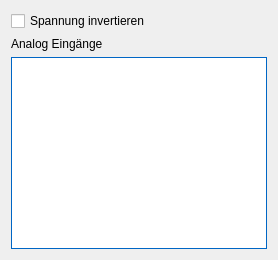
     <widget class="QWidget" name="tab_5" >
      <attribute name="title" >
       <string>Ghost Car</string>
      </attribute>
      <layout class="QGridLayout" >
       <item row="0" column="0" >
        <widget class="QCheckBox" name="checkBoxInvertVolt" >
         <property name="toolTip" >
          <string>Für negativ geregelte Bahnen</string>
         </property>
         <property name="text" >
          <string>Spannung invertieren</string>
         </property>
        </widget>
       </item>
       <item row="1" column="0" >
        <widget class="QLabel" name="label_28" >
         <property name="text" >
          <string>Analog Eingänge</string>
         </property>
        </widget>
       </item>
       <item row="2" column="0" >
        <widget class="QTableWidget" name="tableWidgetAnalogInputs" >
         <property name="palette" >
          <palette>
           <active>
            <colorrole role="WindowText" >
             <brush brushstyle="SolidPattern" >
              <color alpha="255" >
               <red>0</red>
               <green>0</green>
               <blue>0</blue>
              </color>
             </brush>
            </colorrole>
            <colorrole role="Button" >
             <brush brushstyle="SolidPattern" >
              <color alpha="255" >
               <red>0</red>
               <green>132</green>
               <blue>255</blue>
              </color>
             </brush>
            </colorrole>
            <colorrole role="Light" >
             <brush brushstyle="SolidPattern" >
              <color alpha="255" >
               <red>127</red>
               <green>194</green>
               <blue>255</blue>
              </color>
             </brush>
            </colorrole>
            <colorrole role="Midlight" >
             <brush brushstyle="SolidPattern" >
              <color alpha="255" >
               <red>63</red>
               <green>163</green>
               <blue>255</blue>
              </color>
             </brush>
            </colorrole>
            <colorrole role="Dark" >
             <brush brushstyle="SolidPattern" >
              <color alpha="255" >
               <red>0</red>
               <green>66</green>
               <blue>127</blue>
              </color>
             </brush>
            </colorrole>
            <colorrole role="Mid" >
             <brush brushstyle="SolidPattern" >
              <color alpha="255" >
               <red>0</red>
               <green>88</green>
               <blue>170</blue>
              </color>
             </brush>
            </colorrole>
            <colorrole role="Text" >
             <brush brushstyle="SolidPattern" >
              <color alpha="255" >
               <red>0</red>
               <green>0</green>
               <blue>0</blue>
              </color>
             </brush>
            </colorrole>
            <colorrole role="BrightText" >
             <brush brushstyle="SolidPattern" >
              <color alpha="255" >
               <red>255</red>
               <green>255</green>
               <blue>255</blue>
              </color>
             </brush>
            </colorrole>
            <colorrole role="ButtonText" >
             <brush brushstyle="SolidPattern" >
              <color alpha="255" >
               <red>0</red>
               <green>0</green>
               <blue>0</blue>
              </color>
             </brush>
            </colorrole>
            <colorrole role="Base" >
             <brush brushstyle="SolidPattern" >
              <color alpha="255" >
               <red>255</red>
               <green>255</green>
               <blue>255</blue>
              </color>
             </brush>
            </colorrole>
            <colorrole role="Window" >
             <brush brushstyle="SolidPattern" >
              <color alpha="255" >
               <red>0</red>
               <green>132</green>
               <blue>255</blue>
              </color>
             </brush>
            </colorrole>
            <colorrole role="Shadow" >
             <brush brushstyle="SolidPattern" >
              <color alpha="255" >
               <red>0</red>
               <green>0</green>
               <blue>0</blue>
              </color>
             </brush>
            </colorrole>
            <colorrole role="AlternateBase" >
             <brush brushstyle="SolidPattern" >
              <color alpha="255" >
               <red>127</red>
               <green>193</green>
               <blue>255</blue>
              </color>
             </brush>
            </colorrole>
           </active>
           <inactive>
            <colorrole role="WindowText" >
             <brush brushstyle="SolidPattern" >
              <color alpha="255" >
               <red>0</red>
               <green>0</green>
               <blue>0</blue>
              </color>
             </brush>
            </colorrole>
            <colorrole role="Button" >
             <brush brushstyle="SolidPattern" >
              <color alpha="255" >
               <red>0</red>
               <green>132</green>
               <blue>255</blue>
              </color>
             </brush>
            </colorrole>
            <colorrole role="Light" >
             <brush brushstyle="SolidPattern" >
              <color alpha="255" >
               <red>127</red>
               <green>194</green>
               <blue>255</blue>
              </color>
             </brush>
            </colorrole>
            <colorrole role="Midlight" >
             <brush brushstyle="SolidPattern" >
              <color alpha="255" >
               <red>63</red>
               <green>163</green>
               <blue>255</blue>
              </color>
             </brush>
            </colorrole>
            <colorrole role="Dark" >
             <brush brushstyle="SolidPattern" >
              <color alpha="255" >
               <red>0</red>
               <green>66</green>
               <blue>127</blue>
              </color>
             </brush>
            </colorrole>
            <colorrole role="Mid" >
             <brush brushstyle="SolidPattern" >
              <color alpha="255" >
               <red>0</red>
               <green>88</green>
               <blue>170</blue>
              </color>
             </brush>
            </colorrole>
            <colorrole role="Text" >
             <brush brushstyle="SolidPattern" >
              <color alpha="255" >
               <red>0</red>
               <green>0</green>
               <blue>0</blue>
              </color>
             </brush>
            </colorrole>
            <colorrole role="BrightText" >
             <brush brushstyle="SolidPattern" >
              <color alpha="255" >
               <red>255</red>
               <green>255</green>
               <blue>255</blue>
              </color>
             </brush>
            </colorrole>
            <colorrole role="ButtonText" >
             <brush brushstyle="SolidPattern" >
              <color alpha="255" >
               <red>0</red>
               <green>0</green>
               <blue>0</blue>
              </color>
             </brush>
            </colorrole>
            <colorrole role="Base" >
             <brush brushstyle="SolidPattern" >
              <color alpha="255" >
               <red>255</red>
               <green>255</green>
               <blue>255</blue>
              </color>
             </brush>
            </colorrole>
            <colorrole role="Window" >
             <brush brushstyle="SolidPattern" >
              <color alpha="255" >
               <red>0</red>
               <green>132</green>
               <blue>255</blue>
              </color>
             </brush>
            </colorrole>
            <colorrole role="Shadow" >
             <brush brushstyle="SolidPattern" >
              <color alpha="255" >
               <red>0</red>
               <green>0</green>
               <blue>0</blue>
              </color>
             </brush>
            </colorrole>
            <colorrole role="AlternateBase" >
             <brush brushstyle="SolidPattern" >
              <color alpha="255" >
               <red>127</red>
               <green>193</green>
               <blue>255</blue>
              </color>
             </brush>
            </colorrole>
           </inactive>
           <disabled>
            <colorrole role="WindowText" >
             <brush brushstyle="SolidPattern" >
              <color alpha="255" >
               <red>0</red>
               <green>66</green>
               <blue>127</blue>
              </color>
             </brush>
            </colorrole>
            <colorrole role="Button" >
             <brush brushstyle="SolidPattern" >
              <color alpha="255" >
               <red>0</red>
               <green>132</green>
               <blue>255</blue>
              </color>
             </brush>
            </colorrole>
            <colorrole role="Light" >
             <brush brushstyle="SolidPattern" >
              <color alpha="255" >
               <red>127</red>
               <green>194</green>
               <blue>255</blue>
              </color>
             </brush>
            </colorrole>
            <colorrole role="Midlight" >
             <brush brushstyle="SolidPattern" >
              <color alpha="255" >
               <red>63</red>
               <green>163</green>
               <blue>255</blue>
              </color>
             </brush>
            </colorrole>
            <colorrole role="Dark" >
             <brush brushstyle="SolidPattern" >
              <color alpha="255" >
               <red>0</red>
               <green>66</green>
               <blue>127</blue>
              </color>
             </brush>
            </colorrole>
            <colorrole role="Mid" >
             <brush brushstyle="SolidPattern" >
              <color alpha="255" >
               <red>0</red>
               <green>88</green>
               <blue>170</blue>
              </color>
             </brush>
            </colorrole>
            <colorrole role="Text" >
             <brush brushstyle="SolidPattern" >
              <color alpha="255" >
               <red>0</red>
               <green>66</green>
               <blue>127</blue>
              </color>
             </brush>
            </colorrole>
            <colorrole role="BrightText" >
             <brush brushstyle="SolidPattern" >
              <color alpha="255" >
               <red>255</red>
               <green>255</green>
               <blue>255</blue>
              </color>
             </brush>
            </colorrole>
            <colorrole role="ButtonText" >
             <brush brushstyle="SolidPattern" >
              <color alpha="255" >
               <red>0</red>
               <green>66</green>
               <blue>127</blue>
              </color>
             </brush>
            </colorrole>
            <colorrole role="Base" >
             <brush brushstyle="SolidPattern" >
              <color alpha="255" >
               <red>0</red>
               <green>132</green>
               <blue>255</blue>
              </color>
             </brush>
            </colorrole>
            <colorrole role="Window" >
             <brush brushstyle="SolidPattern" >
              <color alpha="255" >
               <red>0</red>
               <green>132</green>
               <blue>255</blue>
              </color>
             </brush>
            </colorrole>
            <colorrole role="Shadow" >
             <brush brushstyle="SolidPattern" >
              <color alpha="255" >
               <red>0</red>
               <green>0</green>
               <blue>0</blue>
              </color>
             </brush>
            </colorrole>
            <colorrole role="AlternateBase" >
             <brush brushstyle="SolidPattern" >
              <color alpha="255" >
               <red>0</red>
               <green>132</green>
               <blue>255</blue>
              </color>
             </brush>
            </colorrole>
           </disabled>
          </palette>
         </property>
        </widget>
       </item>
      </layout>
     </widget>
